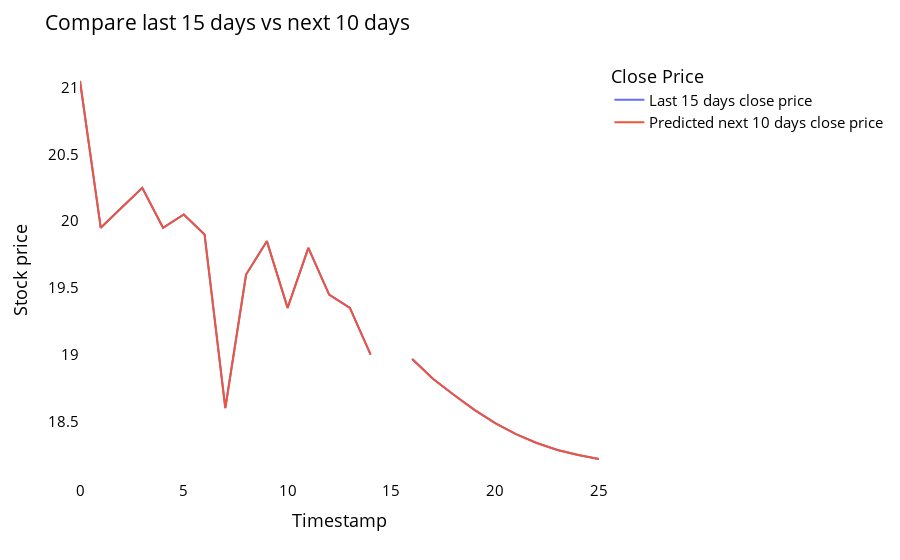

The cell this chart's notebook holds for it:
### Code cell
temp_mat = np.empty((len(last_days)+pred_days+1,1))
temp_mat[:] = np.nan
temp_mat = temp_mat.reshape(1,-1).tolist()[0]

last_original_days_value = temp_mat
next_predicted_days_value = temp_mat

last_original_days_value[0:time_step+1] = scaler.inverse_transform(closedf[len(closedf)-time_step:]).reshape(1,-1).tolist()[0]
next_predicted_days_value[time_step+1:] = scaler.inverse_transform(np.array(lst_output).reshape(-1,1)).reshape(1,-1).tolist()[0]

new_pred_plot = pd.DataFrame({
    'last_original_days_value':last_original_days_value,
    'next_predicted_days_value':next_predicted_days_value
})

names = cycle(['Last 15 days close price','Predicted next 10 days close price'])

fig = px.line(new_pred_plot,x=new_pred_plot.index, y=[new_pred_plot['last_original_days_value'],
                                                      new_pred_plot['next_predicted_days_value']],
              labels={'value': 'Stock price','index': 'Timestamp'})
fig.update_layout(title_text='Compare last 15 days vs next 10 days',
                  plot_bgcolor='white', font_size=15, font_color='black',legend_title_text='Close Price')

fig.for_each_trace(lambda t:  t.update(name = next(names)))
fig.update_xaxes(showgrid=False)
fig.update_yaxes(showgrid=False)
fig.show()

### Figure 1 — Plotly figure (JSON) as saved in the notebook; plotly's stock layout.template omitted (floating-point values rounded to 4 significant figures)
{"data": [{"hovertemplate": "variable=last_original_days_value<br>Timestamp=%{x}<br>Stock price=%{y}<extra></extra>", "legendgroup": "last_original_days_value", "line": {"color": "#636efa", "dash": "solid"}, "marker": {"symbol": "circle"}, "mode": "lines", "name": "Last 15 days close price", "orientation": "v", "showlegend": true, "type": "scatter", "x": [0, 1, 2, 3, 4, 5, 6, 7, 8, 9, 10, 11, 12, 13, 14, 15, 16, 17, 18, 19, 20, 21, 22, 23, 24, 25], "xaxis": "x", "y": [21.05, 19.95, 20.1, 20.25, 19.95, 20.05, 19.9, 18.6, 19.6, 19.85, 19.35, 19.8, 19.45, 19.35, 19, null, 18.97, 18.82, 18.7, 18.59, 18.49, 18.4, 18.34, 18.29, 18.25, 18.22], "yaxis": "y"}, {"hovertemplate": "variable=next_predicted_days_value<br>Timestamp=%{x}<br>Stock price=%{y}<extra></extra>", "legendgroup": "next_predicted_days_value", "line": {"color": "#EF553B", "dash": "solid"}, "marker": {"symbol": "circle"}, "mode": "lines", "name": "Predicted next 10 days close price", "orientation": "v", "showlegend": true, "type": "scatter", "x": [0, 1, 2, 3, 4, 5, 6, 7, 8, 9, 10, 11, 12, 13, 14, 15, 16, 17, 18, 19, 20, 21, 22, 23, 24, 25], "xaxis": "x", "y": [21.05, 19.95, 20.1, 20.25, 19.95, 20.05, 19.9, 18.6, 19.6, 19.85, 19.35, 19.8, 19.45, 19.35, 19, null, 18.97, 18.82, 18.7, 18.59, 18.49, 18.4, 18.34, 18.29, 18.25, 18.22], "yaxis": "y"}], "layout": {"font": {"color": "black", "size": 15}, "legend": {"title": {"text": "Close Price"}, "tracegroupgap": 0}, "margin": {"t": 60}, "plot_bgcolor": "white", "title": {"text": "Compare last 15 days vs next 10 days"}, "xaxis": {"anchor": "y", "domain": [0, 1], "showgrid": false, "title": {"text": "Timestamp"}}, "yaxis": {"anchor": "x", "domain": [0, 1], "showgrid": false, "title": {"text": "Stock price"}}}}
